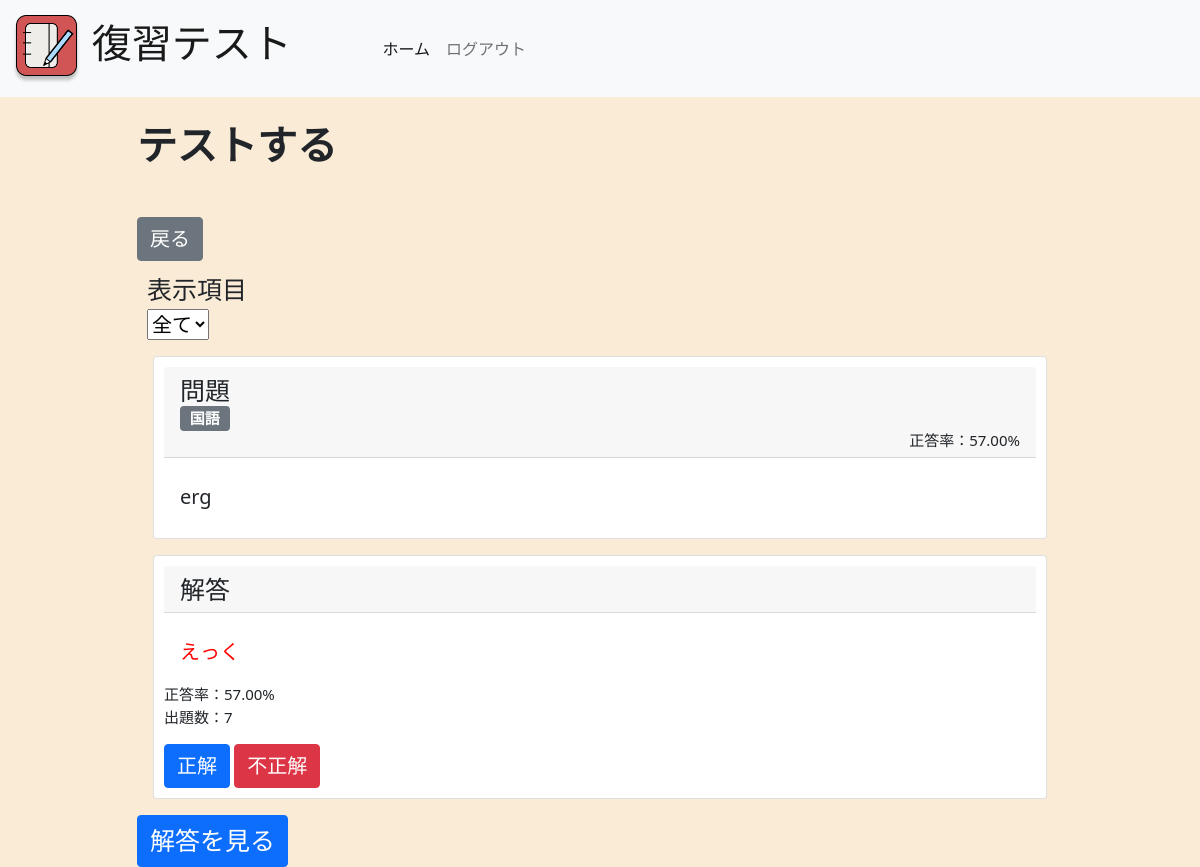
The app's page /exam/ (signed in) with its own data.
### test/models.py (models this page shows)
class Test(models.Model):
  subject = models.CharField(max_length=255, default='')
  que = models.CharField(max_length=255)
  ans = models.CharField(max_length=255)
  total = models.IntegerField(default=0)
  correct = models.IntegerField(default=0)
  percent = models.IntegerField(default=0)
  user = models.ForeignKey(User, default=1, on_delete=models.CASCADE)
  visibility = models.CharField(max_length=20, default='private')

### test/views.py (the view, shortened to what this page needs)
# urls.py: path("exam/", views.exam, name="exam"),
def exam(request):
  if request.method == 'GET':
    param={}
    test = Test.objects.filter(user=request.user).order_by('?').first()
    subjects = Test.objects.filter(user=request.user).distinct().values_list('subject', flat=True)
    param['test']=test
    param['subjects']=subjects
    return render(request, 'exam.html', param)

### test/templates/exam.html (shortened to what this page needs)
{% extends 'base.html' %}
{% block content %}
<h1 style="font-size: 40px; margin-bottom: 3rem;"><b>テストする</b></h1>
<form method="get" action="{% url 'test:index' %}">
  <button type="submit" class="btn btn-secondary" style="font-size: 20px;">戻る</button>
</form>
<div style="margin: 10px;">
  <div style="font-size: 25px;">表示項目</div>
  <select style="font-size: 20px;">
    <option value="" selected>全て</option>
  </select>
</div>
<div class="card" style="margin: 1rem; padding: 10px;">
  <h5 class="card-header">
    <div style="font-size: 25px;">問題</div>
    <div><span class="badge bg-secondary">{{test.subject}}</span></div>
    <div style="text-align: right; font-size: 15px;">正答率：{{test.percent|floatformat:2}}%</div>
  </h5>
  <div class="card-body">
    <p class="card-text" style="font-size: 20px;">{{test.que}}</p>
  </div>
</div>
<div id="app">
  <div v-show="!isActive">
    <div class="card" style="margin: 1rem; padding: 10px;">
      <h5 class="card-header" style="font-size: 25px;">解答</h5>
      <div class="card-body">
        <p class="card-text" style="color: red; font-size: 20px;">{{test.ans}}</p>
      </div>
      <p class="info">
        正答率：{{test.percent|floatformat:2}}%<br>
        出題数：{{test.total}}
      </p>
      <form method="post" action="{%url 'test:exam' %}">
        <button type="submit" class="btn btn-primary" name="correct" style="font-size: 20px;">正解</button>
        <button type="submit" class="btn btn-danger" name="uncorrect" style="font-size: 20px;">不正解</button>
      </form>
    </div>
  </div>
  <button type="submit" class="btn btn-primary" @click="changeShow" style="font-size: 25px;">解答を見る</button>
</div>
{% endblock %}

### static/style.css (style rules this page uses)
.info { font-size: 15px; }

### records on screen
Test: subject "国語", percent "57.00", que "erg", ans "えっく", total "7"
